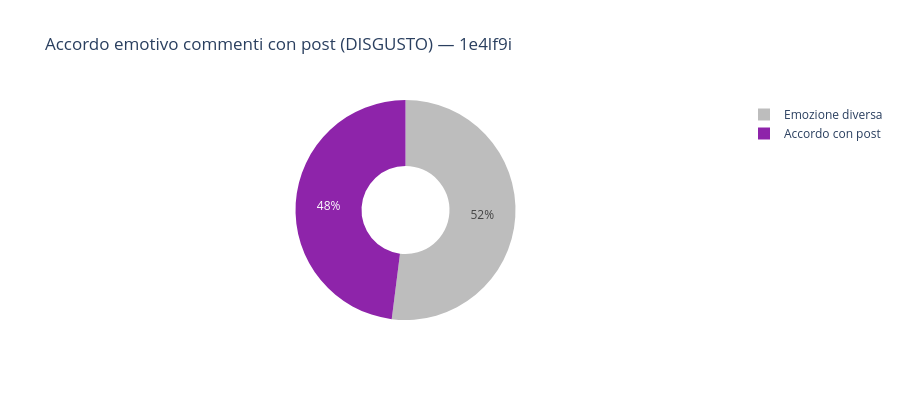

Notebook source saved alongside this figure:
### Code cell
fig = go.Figure(go.Pie(                             # Grafico accordo vs disaccordo
    labels=['Accordo con post', 'Emozione diversa'],
    values=[n_concordi, n_discordi],
    marker_colors=[EMOTION_COLORS.get(emo_post, '#FB8C00'), '#BDBDBD'],
    hole=0.4
))
fig.update_layout(
    title=f'Accordo emotivo commenti con post ({emo_post.upper()}) — {POST_ID}',
    height=400
)
fig.show()

### Figure 1 — Plotly figure (JSON) as saved in the notebook; plotly's stock layout.template omitted (floating-point values rounded to 4 significant figures)
{"data": [{"hole": 0.4, "labels": ["Accordo con post", "Emozione diversa"], "marker": {"colors": ["#8E24AA", "#BDBDBD"]}, "values": [24, 26], "type": "pie"}], "layout": {"title": {"text": "Accordo emotivo commenti con post (DISGUSTO) — 1e4lf9i"}, "height": 400}}
